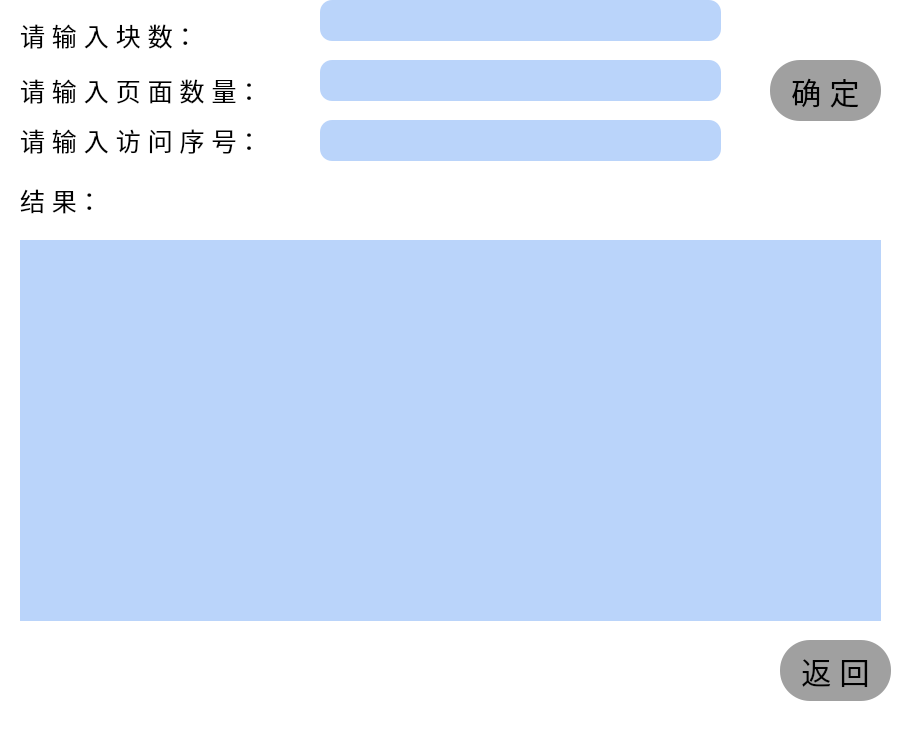
<?xml version="1.0" encoding="UTF-8"?>
<ui version="4.0">
 <class>lru</class>
 <widget class="QWidget" name="lru">
  <property name="geometry">
   <rect>
    <x>0</x>
    <y>0</y>
    <width>917</width>
    <height>730</height>
   </rect>
  </property>
  <property name="windowTitle">
   <string>L R U(最近最久未使用页面置换算法)</string>
  </property>
  <property name="styleSheet">
   <string notr="true">border-radius: 0px;
background-color:white;

</string>
  </property>
  <widget class="QTextEdit" name="textEdit_3">
   <property name="geometry">
    <rect>
     <x>320</x>
     <y>120</y>
     <width>401</width>
     <height>41</height>
    </rect>
   </property>
   <property name="styleSheet">
    <string notr="true">border-radius: 12px;
background-color:rgb(73,143,242,38%);
</string>
   </property>
  </widget>
  <widget class="QLabel" name="label_2">
   <property name="geometry">
    <rect>
     <x>20</x>
     <y>70</y>
     <width>271</width>
     <height>41</height>
    </rect>
   </property>
   <property name="styleSheet">
    <string notr="true">border-radius: 0px;
font-family:宋体;
font-size:25px;
</string>
   </property>
   <property name="text">
    <string>请 输 入 页 面 数 量：</string>
   </property>
  </widget>
  <widget class="QLabel" name="label_3">
   <property name="geometry">
    <rect>
     <x>20</x>
     <y>120</y>
     <width>271</width>
     <height>41</height>
    </rect>
   </property>
   <property name="styleSheet">
    <string notr="true">border-radius: 0px;
font-family:宋体;
font-size:25px;
</string>
   </property>
   <property name="text">
    <string>请 输 入 访 问 序 号：</string>
   </property>
  </widget>
  <widget class="QTextEdit" name="textEdit">
   <property name="geometry">
    <rect>
     <x>320</x>
     <y>0</y>
     <width>401</width>
     <height>41</height>
    </rect>
   </property>
   <property name="styleSheet">
    <string notr="true">border-radius: 12px;
background-color:rgb(73,143,242,38%);
</string>
   </property>
  </widget>
  <widget class="QPushButton" name="pushButton_2">
   <property name="geometry">
    <rect>
     <x>780</x>
     <y>640</y>
     <width>111</width>
     <height>61</height>
    </rect>
   </property>
   <property name="styleSheet">
    <string notr="true">border-radius: 30px;
font-family:宋体;
font-size:30px;
background-color:rgb(160,160,160);
</string>
   </property>
   <property name="text">
    <string>返 回</string>
   </property>
  </widget>
  <widget class="QLabel" name="label">
   <property name="geometry">
    <rect>
     <x>20</x>
     <y>20</y>
     <width>211</width>
     <height>31</height>
    </rect>
   </property>
   <property name="styleSheet">
    <string notr="true">border-radius: 0px;
font-family:宋体;
font-size:25px;
</string>
   </property>
   <property name="text">
    <string>请 输 入 块 数：</string>
   </property>
  </widget>
  <widget class="QPushButton" name="pushButton">
   <property name="geometry">
    <rect>
     <x>770</x>
     <y>60</y>
     <width>111</width>
     <height>61</height>
    </rect>
   </property>
   <property name="styleSheet">
    <string notr="true">border-radius: 30px;
font-family:宋体;
font-size:30px;
background-color:rgb(160,160,160);
</string>
   </property>
   <property name="text">
    <string>确 定</string>
   </property>
  </widget>
  <widget class="QLabel" name="label_4">
   <property name="geometry">
    <rect>
     <x>20</x>
     <y>180</y>
     <width>111</width>
     <height>41</height>
    </rect>
   </property>
   <property name="styleSheet">
    <string notr="true">border-radius: 0px;
font-family:宋体;
font-size:25px;
</string>
   </property>
   <property name="text">
    <string>结 果：</string>
   </property>
  </widget>
  <widget class="QTextEdit" name="textEdit_4">
   <property name="geometry">
    <rect>
     <x>20</x>
     <y>240</y>
     <width>861</width>
     <height>381</height>
    </rect>
   </property>
   <property name="styleSheet">
    <string notr="true">border-radius: 0px;
background-color:rgb(73,143,242,38%);
</string>
   </property>
  </widget>
  <widget class="QTextEdit" name="textEdit_2">
   <property name="geometry">
    <rect>
     <x>320</x>
     <y>60</y>
     <width>401</width>
     <height>41</height>
    </rect>
   </property>
   <property name="styleSheet">
    <string notr="true">border-radius: 12px;
background-color:rgb(73,143,242,38%);
</string>
   </property>
  </widget>
 </widget>
 <resources/>
 <connections/>
</ui>
